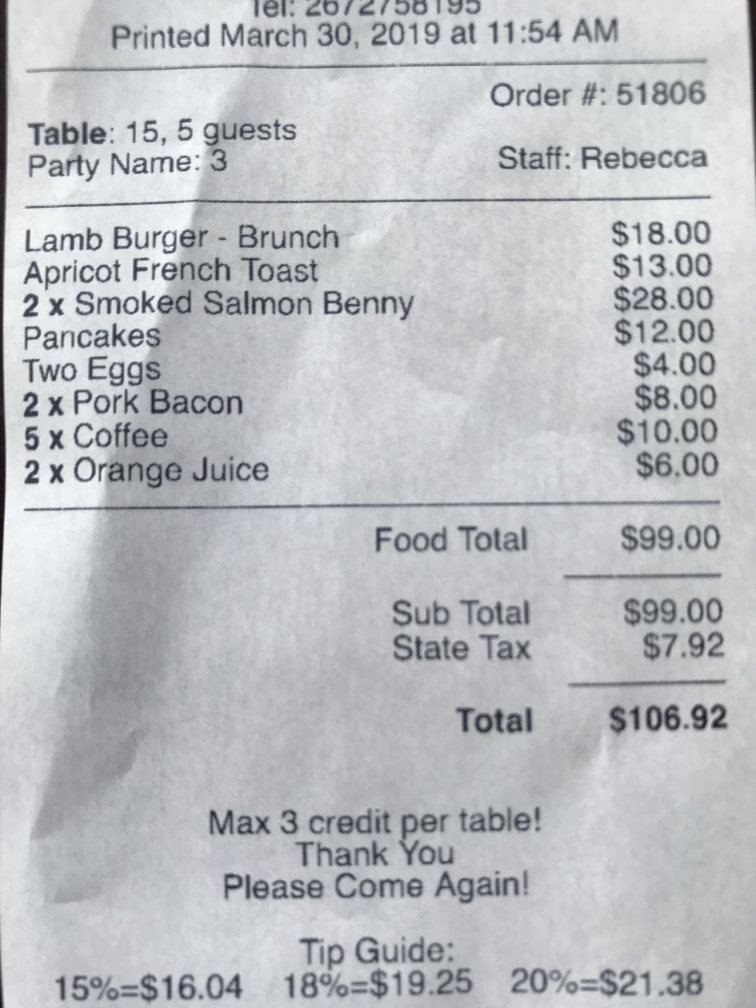
#> input picture receipt_imgs/rec2.jpg, 3024 x 4032 px (shown at 1/4 size)
$ jupyter execute --allow-errors receipt.ipynb   (shell and % lines are left out)
#> lines starting #> are read from the running program, lines starting #| are printed output that depends on the picture
### receipt_preprocessor.py
import cv2
import numpy as np
from scipy import stats
from matplotlib import pyplot as plt
from transform import four_point_transform
from shapedetector import ShapeDetector

class ReceiptPreprocessor:
	"""
    Helper Class responsible for aligning/cropping receipt image
    """

	debug_mode = False

	def __init__(self, debug_mode=False):
		"""
        Default Constructor

        Parameters:
        debug_mode (bool): true for verbose logging

        """

		self.debug_mode = debug_mode
		pass


	# [154 lines left out: functions adaptive_thres, crop_rect, find_receipt, find_largest_white_rect, not called in this run]

	def apply_fft(self, img):
		"""
        Apply FFT

        Parameters:
        img (image): image to apply FFT

        Returns:
        (image): image after applying FFT

        """

		img_float32 = np.float32(img)
		dft = cv2.dft(img_float32, flags = cv2.DFT_COMPLEX_OUTPUT)
		dft_shift = np.fft.fftshift(dft)

		return 16*np.log(cv2.magnitude(dft_shift[:,:,0],dft_shift[:,:,1]))

	def align_img_text(self, img):
		"""
        Use FFT to create line align axis of rotation
        Then find degree of rotation of major lines and rotate image

        Parameters:
        img (image): image to align text horizontally

        Returns:
        (double): angle to rotate the image by

        """
		img = cv2.cvtColor(img, cv2.COLOR_BGR2GRAY)
		rows,cols = img.shape

		fft = self.apply_fft(img)
		fft = cv2.GaussianBlur(fft,(5,5),0)

		threshold = 10
		edges = cv2.Canny(np.uint8(fft),23,23*3)
		lines = cv2.HoughLines(edges,1,np.pi/180,400)
		thetas = []
		if lines is None or len(lines) == 0:
			print("Relatively Straight")
			return 0

		# show original and fft image
		if self.debug_mode:
			plt.subplot(121),plt.imshow(img, cmap = 'gray')
			plt.title('Input Image'), plt.xticks([]), plt.yticks([])
			plt.subplot(122),plt.imshow(fft, cmap = 'gray')
			plt.title('Magnitude Spectrum'), plt.xticks([]), plt.yticks([])
			plt.show()

		for line in lines:
			for rho,theta in line:
				a = np.cos(theta)
				b = np.sin(theta)
				x0 = a*rho
				y0 = b*rho
				x1 = int(x0 + 1000*(-b))
				y1 = int(y0 + 1000*(a))
				x2 = int(x0 - 1000*(-b))
				y2 = int(y0 - 1000*(a))
				deg = round(np.degrees(theta) % 45,2)
				if deg != 0 and deg != 90 and deg != 180:
					thetas.append(deg)
					# cv2.line(fft,(x1,y1),(x2,y2),(0,0,255),2)

		if len(thetas) == 0:
			print("No Theta Value Found")
			return 0

		calc_angles = []
		thetas = stats.mode(thetas)[0]

		#use 2 most frequent
		for i in range(min(len(thetas),2)):
			theta = thetas[i]
			calc_angles.append(theta)

		if self.debug_mode:
			print("Calc:", calc_angles)

		theta = np.mean(calc_angles)
		print("Angle of Rotation: " + str(theta))

		return theta

	def rotate_bound(self, image, angle):
		"""
        Rotate an image by an angle

        Parameters:
        img (image): image to rotate
        angle (double): angle of rotation

        Returns:
        (image): rotated image

        """

		# grab the dimensions of the image and then determine the
		# center
		(h, w) = image.shape[:2]
		(cX, cY) = (w // 2, h // 2)

		# grab the rotation matrix (applying the negative of the
		# angle to rotate clockwise), then grab the sine and cosine
		# (i.e., the rotation components of the matrix)
		M = cv2.getRotationMatrix2D((cX, cY), -angle, 1.0)
		cos = np.abs(M[0, 0])
		sin = np.abs(M[0, 1])

		# compute the new bounding dimensions of the image
		nW = int((h * sin) + (w * cos))
		nH = int((h * cos) + (w * sin))

		# adjust the rotation matrix to take into account translation
		M[0, 2] += (nW / 2) - cX
		M[1, 2] += (nH / 2) - cY

		# perform the actual rotation and return the image
		return cv2.warpAffine(image, M, (nW, nH))

	def preprocess(self, img):
		"""
        Preprocess a receipt image to extract text from

        Parameters:
        img (image): image to process

        Returns:
        (image): processed image

        """

		#pre-rotate image to test
		fake_rotation = -23
		img = self.rotate_bound(img, fake_rotation)

		#get angle to rotate by
		theta = self.align_img_text(img)

		if theta != 0:
			img = self.rotate_bound(img, theta)
		else:
			#determined to be straight so remove pre-rotate
			img = self.rotate_bound(img, -fake_rotation)

		# [10 lines of commented-out code are left out]

		return img

### receipt.ipynb
[cell 1]
import cv2
from matplotlib import pyplot as plt
from receipt_preprocessor import ReceiptPreprocessor
from random import randint

[cell 2]
def cntY(elem):
    x,y,w,h = cv2.boundingRect(elem)
    return y

def main():
    preprocessor = ReceiptPreprocessor(debug_mode=True)
    folder_name = "receipt_imgs"
    # imgs = ['rec0.jpg', 'rec1.jpg', 'rec2.jpg', 'rec3.jpg', 'rec4.jpg', 'rec5.jpeg', 'rec6.jpg', 'rec7.jpg', 'rec8.jpg', 'rec9.jpg']
    imgs = ['rec2.jpg']
    for img_name in imgs:
        #setup window
        cv2.namedWindow('image',cv2.WINDOW_NORMAL)
        cv2.resizeWindow('image', 600,600)

        #read image
        img = cv2.imread(folder_name + "/" + img_name, 1)
#> img is the input picture: shape (4032, 3024, 3); mean B, G, R 194.1, 190.4, 188.1
        img_height, img_width, img_channels = img.shape

        #save original
        original = img.copy()

        img = preprocessor.preprocess(img)
#> in rotate_bound, `return cv2.warpAffine(image, M, (nW, nH))`:
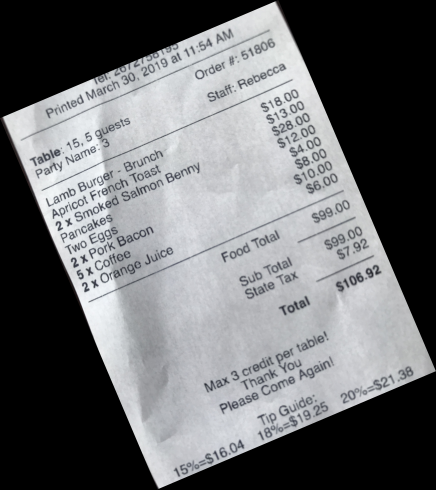
#> returned value: shape (4893, 4359, 3) (shown at 1/10 size); mean of channels 0, 1, 2 111, 108.9, 107.6; drawn as B, G, R
#> in apply_fft, `return 16*np.log(cv2.magnitude(dft_shift[:,:,0],dft_shift[:,:,1]))`:
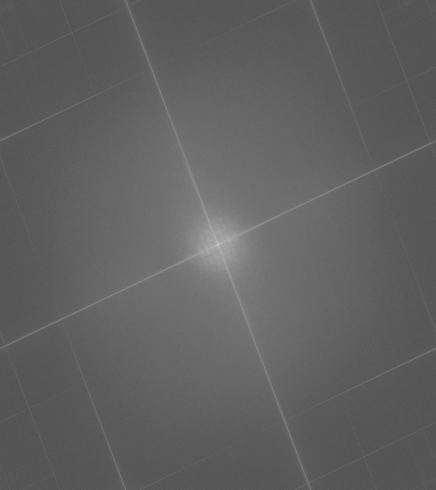
#> returned value: shape (4893, 4359) float32 (shown at 1/10 size); min -1.55, max 345, mean 130.2; drawn with min black and max white
#> in align_img_text, `fft = cv2.GaussianBlur(fft,(5,5),0)`:
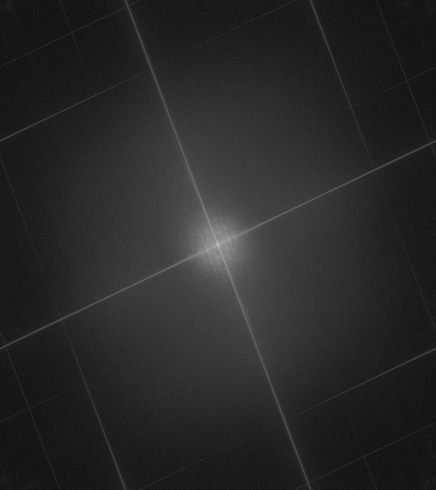
#> fft: shape (4893, 4359) float32 (shown at 1/10 size); min 94.92, max 317.5, mean 130.2; drawn with min black and max white
#> in align_img_text, `edges = cv2.Canny(np.uint8(fft),23,23*3)`:
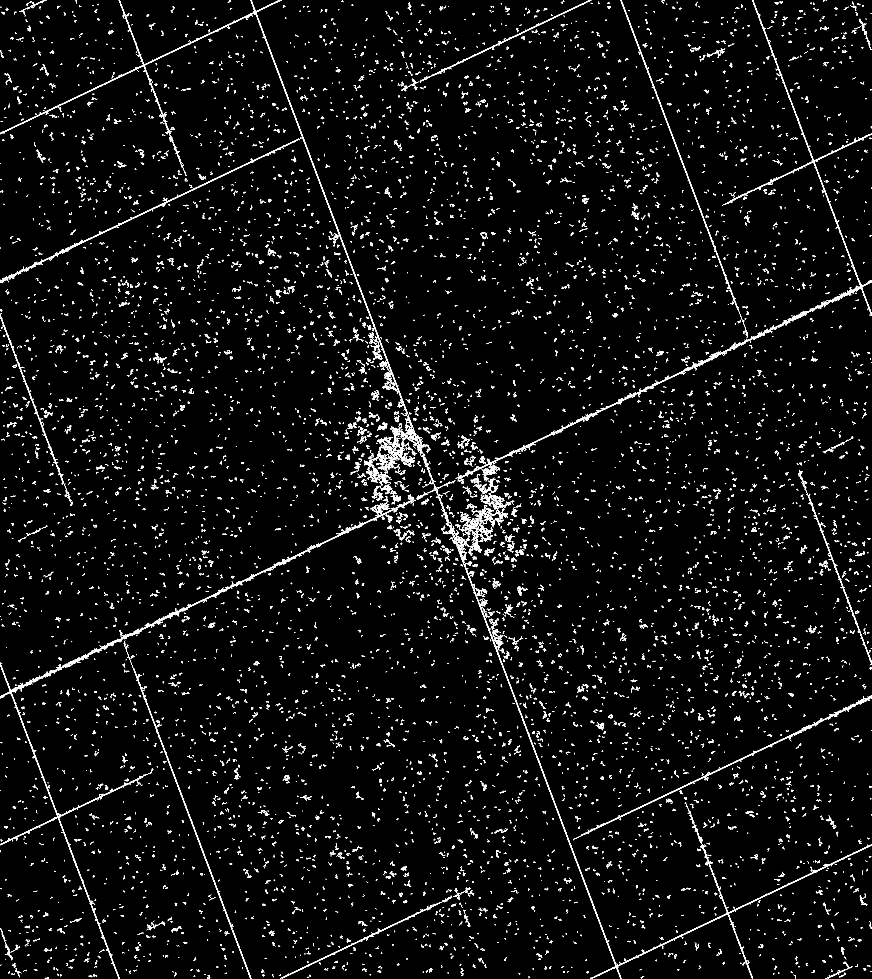
#> edges: shape (4893, 4359) (shown at 1/5 size); 1.7% white in thin lines or dots
#> in align_img_text, `lines = cv2.HoughLines(edges,1,np.pi/180,400)`: lines = 41 rows, first 8: [-1165, 2.78], [-1151, 2.78], [-1160, 2.78], [-1167, 2.78], [-1155, 2.78], [-1148, 2.78], [3125, 1.13], [3144, 1.13]
#> the loop in align_img_text, `for line in lines:` made 41 passes
#> after the loop in align_img_text, `for line in lines:`: thetas = 41 values, max 24 at index 0, min 19 at index 12, mean 21.61
#> in align_img_text, `thetas = stats.mode(thetas)[0]`: thetas = 24
#> after the loop in align_img_text, `for i in range(min(len(thetas),2)):`: calc_angles = []

        # [78 lines of commented-out code are left out]

        cv2.imshow("image", img)
        cv2.waitKey(0)
        cv2.destroyAllWindows()

#> (a cell that did not finish here is left out)

$ run again, with receipt_imgs/rec3.jpg copied over receipt_imgs/rec2.jpg
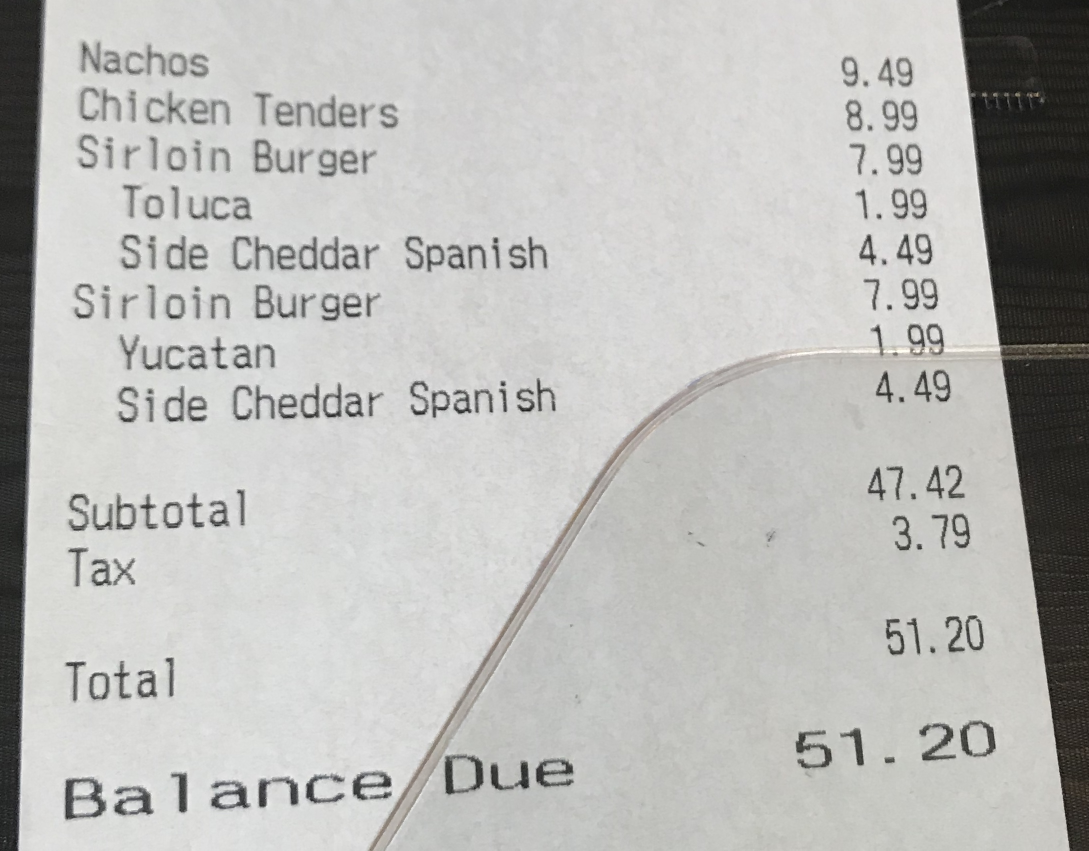
#> input picture receipt_imgs/rec3.jpg, 2178 x 1701 px (shown at 1/2 size)
#> in main, img is the input picture: shape (1701, 2178, 3); mean B, G, R 184.6, 187.1, 187.2
#> img: shape (2416, 2669)
#> in align_img_text, `fft = cv2.GaussianBlur(fft,(5,5),0)`:
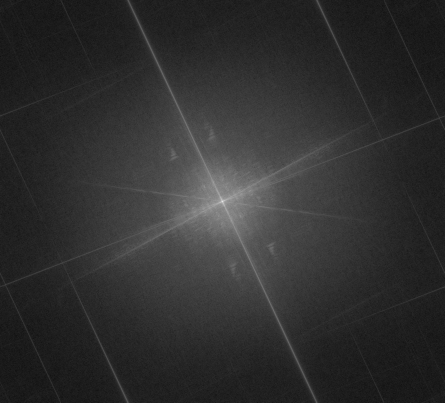
#> fft: shape (2416, 2669) float32 (shown at 1/6 size); min 85.91, max 297.1, mean 125.3; drawn with min black and max white
#> in align_img_text, `edges = cv2.Canny(np.uint8(fft),23,23*3)`:
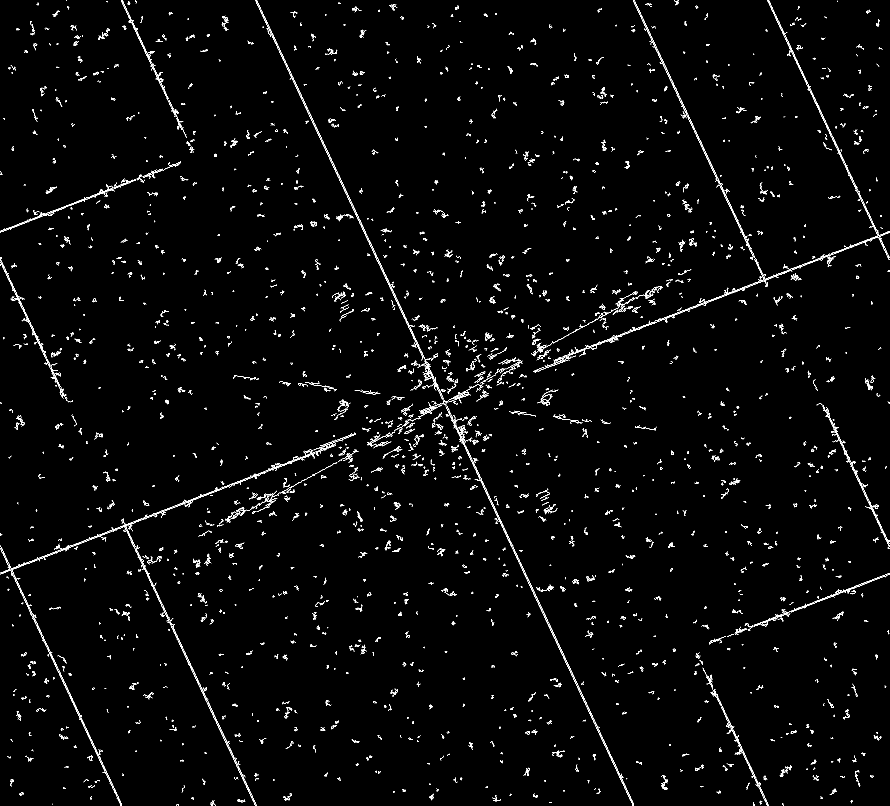
#> edges: shape (2416, 2669) (shown at 1/3 size); 1.5% white in thin lines or dots
#> lines = 13 rows, first 8: [1604, 1.2], [1607, 1.2], [-698, 2.71], [328, 2.71], [-1725, 2.71], [-702, 2.71], [-695, 2.71], [-2087, 2.71]
#> the loop in align_img_text, `for line in lines:` made 13 passes
#> after the loop in align_img_text, `for line in lines:`: thetas = [24, 24, 20, 20, 20, 20, 20, 20, 20, 20, 20, 20, 20]
#> in align_img_text, `thetas = stats.mode(thetas)[0]`: thetas = 20
#> after the loop in align_img_text, `for i in range(min(len(thetas),2)):`: calc_angles = []

$ run again, with receipt_imgs/rec4.jpg copied over receipt_imgs/rec2.jpg
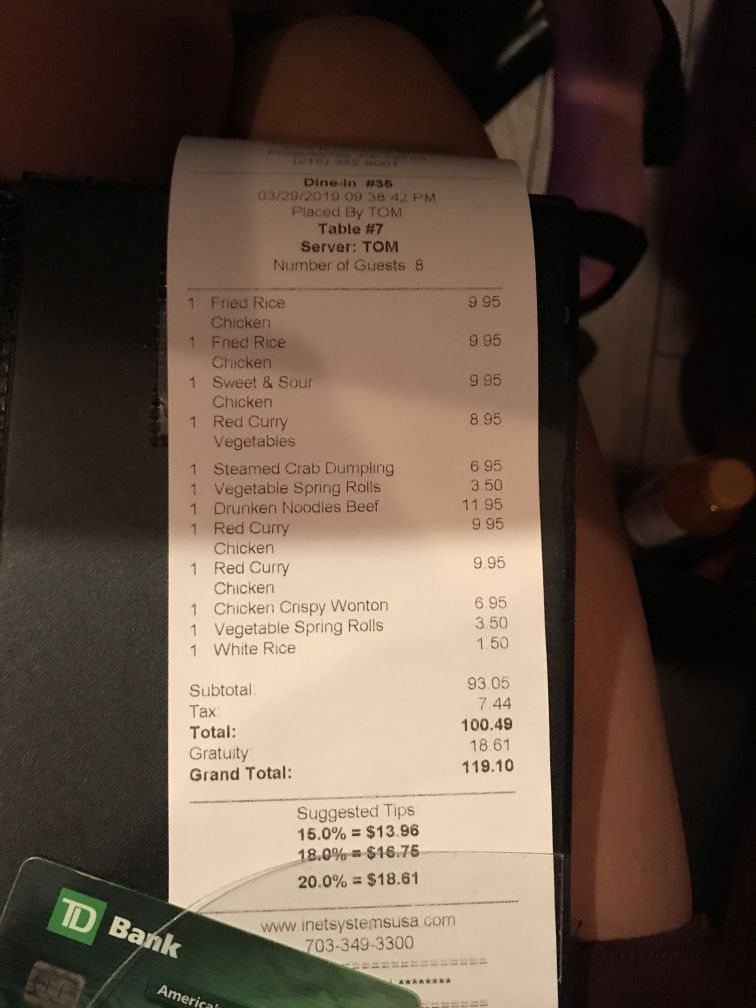
#> input picture receipt_imgs/rec4.jpg, 3024 x 4032 px (shown at 1/4 size)
#> in main, img is the input picture: shape (4032, 3024, 3); mean B, G, R 68.2, 81.5, 98.7
#> img: shape (4893, 4359)
#> in align_img_text, `fft = cv2.GaussianBlur(fft,(5,5),0)`:
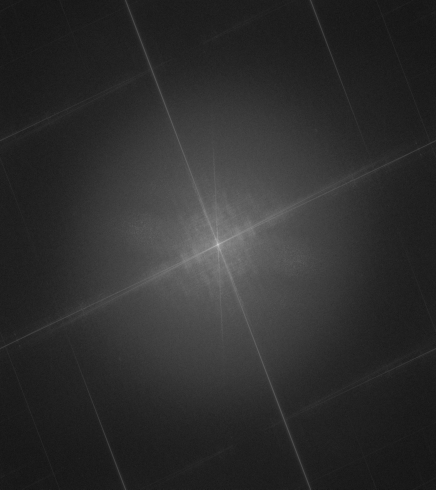
#> fft: shape (4893, 4359) float32 (shown at 1/10 size); min 89.76, max 314, mean 130.6; drawn with min black and max white
#> in align_img_text, `edges = cv2.Canny(np.uint8(fft),23,23*3)`:
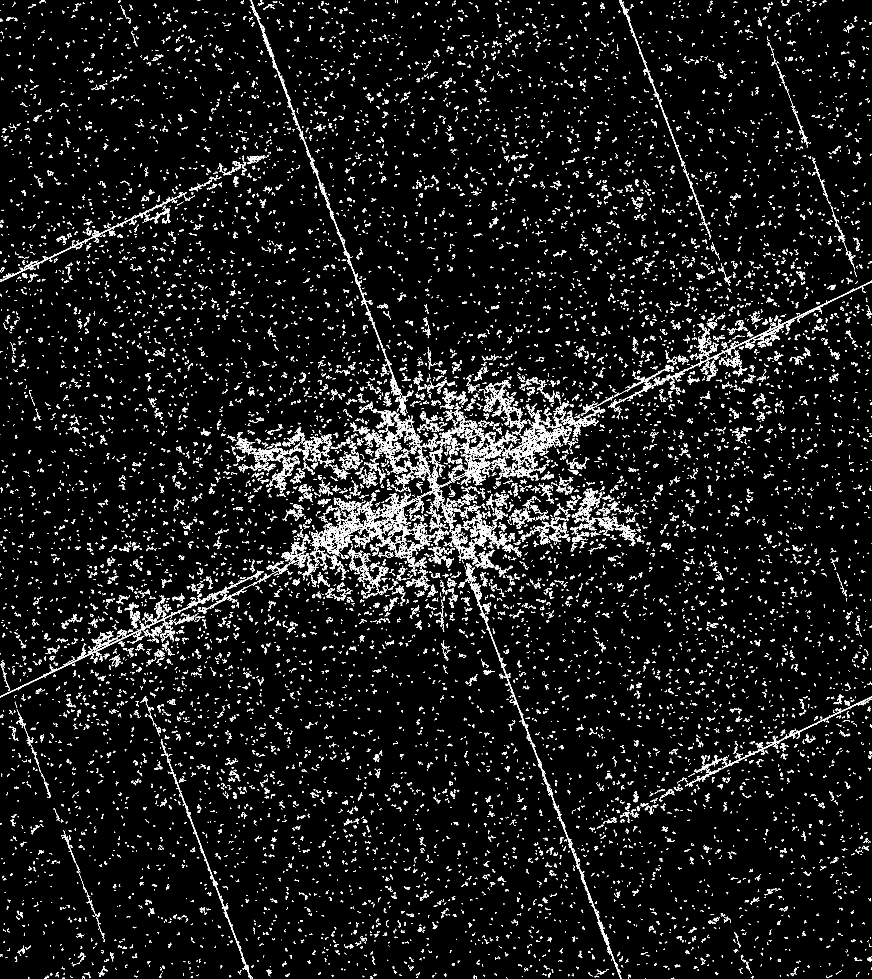
#> edges: shape (4893, 4359) (shown at 1/5 size); 3% white in thin lines or dots
#> lines = 1064 rows, first 8: [3155, 1.13], [3121, 1.13], [3128, 1.13], [3138, 1.13], [3123, 1.13], [3147, 1.13], [3173, 1.12], [3152, 1.13]
#> the loop in align_img_text, `for line in lines:` made 1064 passes
#> after the loop in align_img_text, `for line in lines:`: thetas = 736 values, max 44 at index 578, min 2 at index 313, mean 20.38
#> in align_img_text, `thetas = stats.mode(thetas)[0]`: thetas = 15
#> after the loop in align_img_text, `for i in range(min(len(thetas),2)):`: calc_angles = []
